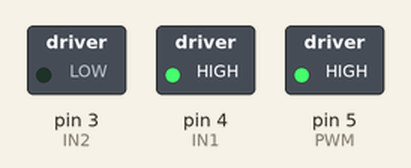
Bench run of a sketch on a simulated Arduino Uno, built with avr-gcc and run on an emulated ATmega328P. Shown: switched loads named in the sketch (green lamp = pin HIGH).

Above: at 12.3 s.
Timing chart, 0 to 13.8 s (numbered marks = the images above):
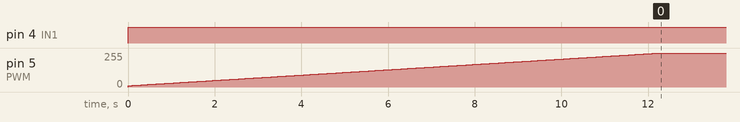

The sketch:

Cruise_Control.ino
```cpp
#include <util/atomic.h>

// Pins for motor
#define ENCA 15 // YELLOW
#define ENCB 16// WHITE
#define PWM 5
#define IN2 3
#define IN1 4

// globals
long prevT = 0;
int posPrev = 0;

// Use the "volatile" directive for variables
// used in an interrupt
volatile int pos_i = 0;


//Filtered velocity
float v1Filt = 0;
float v1Prev = 0;

//used to compute control signal
float eintegral = 0;

void setup() {

  Serial.begin(115200);

  pinMode(ENCA,INPUT);
  pinMode(ENCB,INPUT);
  pinMode(PWM,OUTPUT);
  pinMode(IN1,OUTPUT);
  pinMode(IN2,OUTPUT);

  //Triggers when change is detected in the 2 signals of the encoder
  attachInterrupt(digitalPinToInterrupt(ENCA),readEncoderA,CHANGE);
  attachInterrupt(digitalPinToInterrupt(ENCB),readEncoderB,CHANGE);
}

void loop() {

  // read the position in an atomic block
  // to avoid potential misreads
  int pos = 0;

  ATOMIC_BLOCK(ATOMIC_RESTORESTATE){
    pos = pos_i;

  }

  // Compute velocity
  // Get current time and subtract the prevtimes to get change in time(deltaT)
  //Take change in position(pos-posPrev) over change in time to get velocity
  long currT = micros();
  float deltaT = ((float) (currT-prevT))/1.0e6;
  float velocity = (pos - posPrev)/deltaT;
  posPrev = pos;
  prevT = currT;

  // Convert count/s to Cm/hour
  // float v1 = (velocity/600.0*60.0);
  // Convert count/s to Km/hour
  //one revolution of the wheel is 680 positions on encoder
  float v1 = (((velocity/680.0)*3600.00)*21.67)/100000;


  // Low-pass filter (25 Hz cutoff)
  v1Filt = 0.854*v1Filt + 0.0728*v1 + 0.0728*v1Prev;
  v1Prev = v1;


  // Set a target (km/h)
  float vt = 2;

  // Compute the control signal u
  float kp = 5;
  float ki = 10;
  float e = vt-v1Filt;
  eintegral = eintegral + e*deltaT;
  float u = kp*e + ki*eintegral;

  // Set the motor speed and direction
  int dir = 1;
  if (u<0){
    dir = -1;
  }

  int pwr = (int) fabs(u);
  if(pwr > 255){
    pwr = 255;
  }
  setMotor(dir,pwr,PWM,IN1,IN2);
  delay(1);
}

//Function which sets the motors speed by taking in the direction, speed and pins
void setMotor(int dir, int pwmVal, int pwm, int in1, int in2){
  analogWrite(pwm,pwmVal); // Motor speed
  if(dir == 1){
    // Turn one way
    digitalWrite(in1,HIGH);
    digitalWrite(in2,LOW);
  }
  else if(dir == -1){
    // Turn the other way
    digitalWrite(in1,LOW);
    digitalWrite(in2,HIGH);
  }
  else{
    // Or dont turn
    digitalWrite(in1,LOW);
    digitalWrite(in2,LOW);
  }
}


//If encoder A has a state change, then readEncoderA is triggered which checks if Signal B is the same as signal A.
//If they are not the same then we increment position variable but if they are the same then we decrement it
void readEncoderA(){
  if(digitalRead(ENCB) != digitalRead(ENCA)) {
    pos_i ++;
  } else {
    pos_i --;
  }
}
//If encoder B has a state change, then readEncoderB is triggered which checks if Signal A is the same as signal B.
//If they are the same then we increment position variable but if they are not the same then we decrement it

void readEncoderB(){
    if (digitalRead(ENCA) == digitalRead(ENCB)) {
    pos_i ++;
  } else {
    pos_i --;
  }
}
```

Measured:
- by itself, pin 4 (IN1): LOW → HIGH at 0.00 s
- by itself, pin 5 (PWM): moves from 0/255 to 255/255 over 12.3 s
